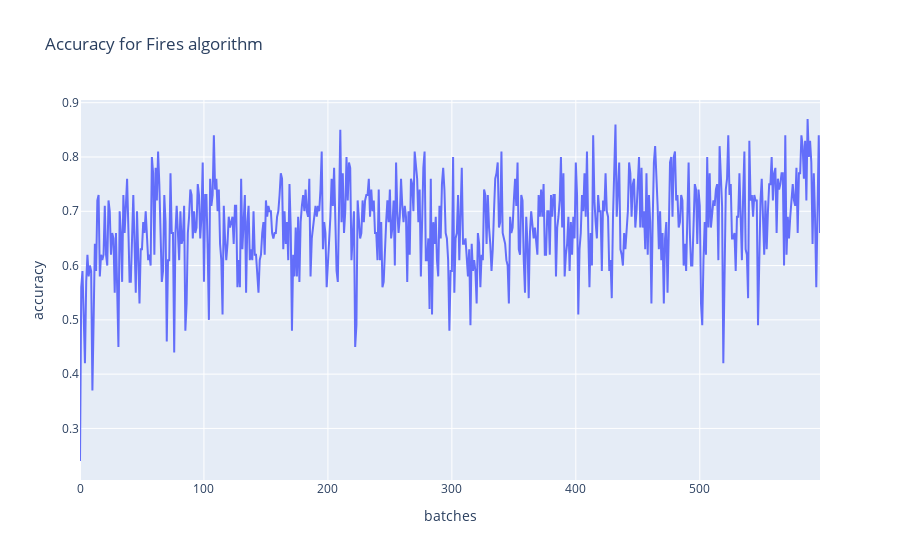

The cell this chart's notebook holds for it:
### Code cell
fig = px.line(y = fires_cuda_accuracy, title="Accuracy for Fires algorithm", labels={"x":"batches", "y":"accuracy"})
fig.show()

### Figure 1 — Plotly figure (JSON) as saved in the notebook; plotly's stock layout.template omitted (floating-point values rounded to 4 significant figures; data arrays with more than 128 entries replaced by an {"elided": "..."} marker saying what was removed)
{"data": [{"hovertemplate": "batches=%{x}<br>accuracy=%{y}<extra></extra>", "legendgroup": "", "line": {"color": "#636efa", "dash": "solid"}, "mode": "lines", "name": "", "orientation": "v", "showlegend": false, "type": "scatter", "x": {"elided": "598 int values"}, "xaxis": "x", "y": {"elided": "598 float values"}, "yaxis": "y"}], "layout": {"legend": {"tracegroupgap": 0}, "title": {"text": "Accuracy for Fires algorithm"}, "xaxis": {"anchor": "y", "domain": [0, 1], "title": {"text": "batches"}}, "yaxis": {"anchor": "x", "domain": [0, 1], "title": {"text": "accuracy"}}}}
